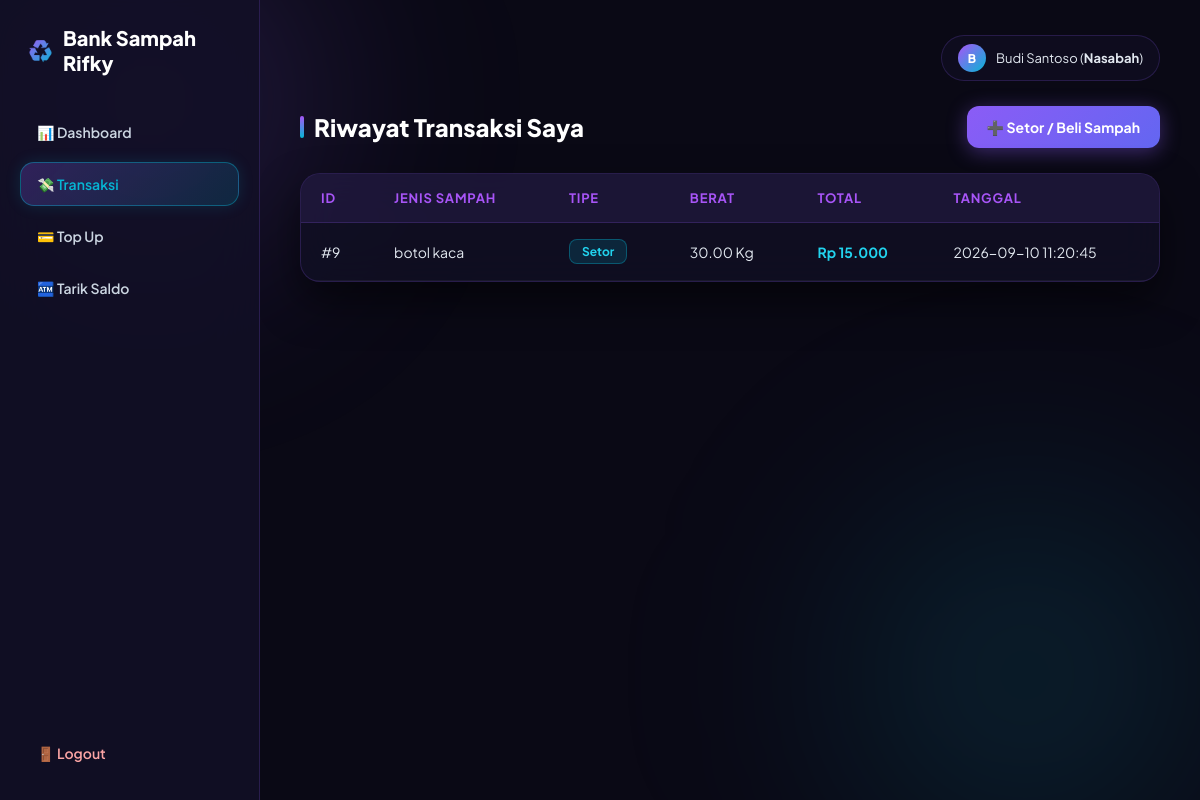
The page /transaksi/index.php (signed in) on the database its author committed.
### tables this page shows
CREATE TABLE `transaksi` (
  `id_transaksi` int(11) NOT NULL,
  `id_user` int(11) NOT NULL,
  `id_sampah` int(11) NOT NULL,
  `tipe` enum('setor','tarik') NOT NULL DEFAULT 'setor',
  `berat_kg` decimal(10,2) NOT NULL,
  `total_rp` decimal(15,2) NOT NULL,
  `tanggal` datetime NOT NULL DEFAULT current_timestamp()
);

CREATE TABLE `sampah` (
  `Id_sampah` int(11) NOT NULL,
  `Jenis_sampah` varchar(100) NOT NULL,
  `Harga_per_kg` decimal(15,2) NOT NULL,
  `stok_kg` decimal(10,2) NOT NULL DEFAULT 0.00
);

### auth.php (called while the page is built, shortened)
<?php
function current_role(): string { return $_SESSION["role"] ?? ""; }
function is_admin(): bool { return current_role() === "admin"; }
function can(string $permission): bool {
    return in_array($permission, PERMISSIONS[current_role()] ?? [], true);
}
function e($s): string { return htmlspecialchars((string) $s, ENT_QUOTES, "UTF-8"); }
function rupiah($n): string { return "Rp " . number_format((float) $n, 0, ",", "."); }
function db_exec(mysqli $db, string $sql, string $types = "", array $params = []): mysqli_stmt {
    $stmt = mysqli_prepare($db, $sql);
    if ($types !== "") { mysqli_stmt_bind_param($stmt, $types, ...$params); }
    mysqli_stmt_execute($stmt);
    return $stmt;
}
function db_select(mysqli $db, string $sql, string $types = "", array $params = []) {
    return mysqli_stmt_get_result(db_exec($db, $sql, $types, $params));
}
require_once __DIR__ . "/layout.php";

### transaksi/index.php (the view, shortened to what this page needs)
<?php
require "../auth.php";
$uid   = (int) $_SESSION["id_user"];
$admin = is_admin();
$sql = "SELECT t.*, u.nama, s.Jenis_sampah
        FROM transaksi t
        JOIN users u ON t.id_user = u.id_user
        JOIN sampah s ON t.id_sampah = s.Id_sampah";
$types  = "";
$params = [];
if (!$admin) {
    $sql   .= " WHERE t.id_user = ?";
    $types  = "i";
    $params = [$uid];
}
$sql .= " ORDER BY t.id_transaksi DESC";
$data = db_select($koneksi, $sql, $types, $params);
?>
        <div class="header-action">
            <h2><?= $admin ? "Data Transaksi" : "Riwayat Transaksi Saya" ?></h2>
            <?php if (can("setor") || can("beli")): ?>
                <a class="btn-tambah" href="tambah.php">➕ <?= $admin ? "Tambah Transaksi" : "Setor / Beli Sampah" ?></a>
            <?php endif; ?>
        </div>
        <div class="table-card">
            <table>
                <thead>
                    <tr>
                        <th>ID</th>
                        <th>Jenis Sampah</th><th>Tipe</th><th>Berat</th><th>Total</th><th>Tanggal</th>
                    </tr>
                </thead>
                <tbody>
                    <?php $ada = false; while ($row = mysqli_fetch_assoc($data)): $ada = true; ?>
                    <tr>
                        <td>#<?= e($row["id_transaksi"]) ?></td>
                        <td><?= e($row["Jenis_sampah"]) ?></td>
                        <td>
                            <span class="badge-tipe tipe-<?= e($row["tipe"]) ?>">
                                <?= $row["tipe"] === "setor" ? "Setor" : "Beli" ?>
                            </span>
                        </td>
                        <td><?= e($row["berat_kg"]) ?> Kg</td>
                        <td style="color: #22d3ee; font-weight: 700;"><?= rupiah($row["total_rp"]) ?></td>
                        <td><?= e($row["tanggal"]) ?></td>
                    </tr>
                    <?php endwhile; ?>
                </tbody>
            </table>
        </div>

### assets/style.css (style rules this page uses)
* { box-sizing: border-box; margin: 0; padding: 0; }
body { font-family: 'Plus Jakarta Sans', sans-serif; min-height: 100vh; background-color: #0a0915; color: #f1f5f9; display: flex; overflow-x: hidden; }
.header-action { display: flex; justify-content: space-between; align-items: center; margin-bottom: 25px; flex-wrap: wrap; gap: 15px; }
h2 { font-size: 24px; font-weight: 800; color: #ffffff; display: flex; align-items: center; gap: 10px; }
h2::before { content: ''; display: inline-block; width: 4px; height: 22px; background: linear-gradient(to bottom, #a855f7, #06b6d4); border-radius: 4px; }
.btn-tambah { display: inline-flex; align-items: center; gap: 6px; background: linear-gradient(135deg, #8b5cf6 0%, #6366f1 100%); color: #ffffff; text-decoration: none; padding: 12px 20px; border-radius: 12px; font-size: 14px; font-weight: 700; box-shadow: 0 4px 20px rgba(139, 92, 246, 0.4); transition: all 0.25s ease; }
.table-card { background: rgba(18, 16, 38, 0.7); backdrop-filter: blur(20px); border: 1px solid rgba(139, 92, 246, 0.2); border-radius: 20px; overflow: hidden; box-shadow: 0 20px 40px rgba(0, 0, 0, 0.5); }
table { width: 100%; border-collapse: collapse; text-align: left; }
th, td { padding: 16px 20px; }
th { background: rgba(139, 92, 246, 0.1); color: #a855f7; font-size: 13px; font-weight: 700; text-transform: uppercase; letter-spacing: 0.8px; border-bottom: 1px solid rgba(139, 92, 246, 0.2); }
td { color: #e2e8f0; font-size: 14px; border-bottom: 1px solid rgba(255, 255, 255, 0.05); }
.badge-status, .badge-tipe { display: inline-block; padding: 4px 12px; border-radius: 8px; font-size: 12px; font-weight: 700; text-transform: capitalize; }
.status-disetujui, .status-sukses, .tipe-setor { background: rgba(6, 182, 212, 0.15); border: 1px solid rgba(6, 182, 212, 0.35); color: #22d3ee; }

### rows shown on the page
transaksi: id_transaksi "9", id_sampah.Jenis_sampah "botol kaca", tipe "Setor", berat_kg "30.00", total_rp "Rp 15.000", tanggal "2026-09-10 11:20:45"

### other values the page prints
$label "📊 Dashboard"
$label "💸 Transaksi"
$label "💳 Top Up"
$label "🏧 Tarik Saldo"
substr($nama, 0, 1) "B"
$nama "Budi Santoso"
$role "Nasabah"
